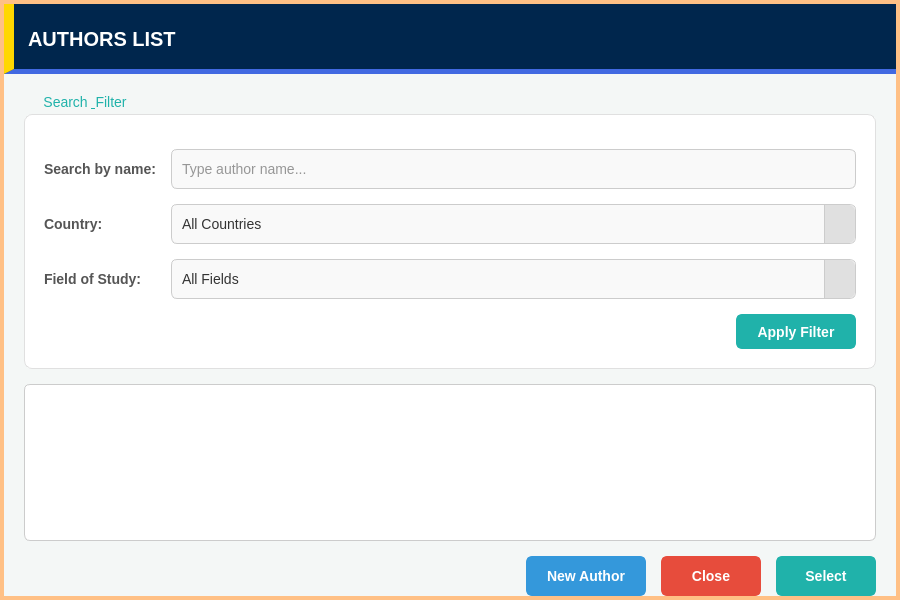
<?xml version="1.0" encoding="UTF-8"?>
<ui version="4.0">
 <class>ListOfAuthorsDialog</class>
 <widget class="QDialog" name="ListOfAuthorsDialog">
  <property name="geometry">
   <rect>
    <x>0</x>
    <y>0</y>
    <width>900</width>
    <height>600</height>
   </rect>
  </property>
  <property name="minimumSize">
   <size>
    <width>900</width>
    <height>600</height>
   </size>
  </property>
  <property name="windowTitle">
   <string>Author Browser</string>
  </property>
  <property name="styleSheet">
   <string notr="true">
/* --- CÀI ĐẶT CHUNG --- */
QDialog#ListOfAuthorsDialog {
    background-color: #f4f7f6;
    border: 4px solid #FFC085;
}
QWidget {
    font-family: &quot;Segoe UI&quot;, Arial, sans-serif;
    font-size: 14px;
}

/* --- GROUP BOX --- */
QGroupBox {
    background-color: #ffffff;
    border: 1px solid #e0e0e0;
    border-radius: 8px;
    margin-top: 20px;
    padding-top: 25px;
    padding-bottom: 10px;
    padding-left: 10px;
    padding-right: 10px;
}
QGroupBox::title {
    subcontrol-origin: margin;
    subcontrol-position: top left;
    padding: 0 5px;
    color: #20B2AA;
    font-weight: bold;
    left: 10px;
    top: 0px;
}

/* --- INPUTS &amp; LABELS --- */
QLabel {
    color: #555555;
    font-weight: bold;
}
QLineEdit {
    background-color: #f9f9f9;
    border: 1px solid #cccccc;
    border-radius: 6px;
    padding: 8px;
    color: #333333;
}
QLineEdit:focus {
    background-color: #ffffff;
    border: 2px solid #20B2AA;
}

/* --- COMBOBOX (Tùy chỉnh để nổi bật danh sách) --- */
QComboBox {
    background-color: #f9f9f9;
    border: 1px solid #cccccc;
    border-radius: 6px;
    padding: 8px;
    padding-right: 30px; /* Chừa chỗ cho mũi tên */
    color: #333333;
}
QComboBox:focus, QComboBox:on { /* Khi click vào */
    background-color: #ffffff;
    border: 2px solid #20B2AA;
}

/* Tạo nút mũi tên bên phải nổi bật */
QComboBox::drop-down {
    subcontrol-origin: padding;
    subcontrol-position: top right;
    width: 30px;
    border-left-width: 1px;
    border-left-color: #cccccc;
    border-left-style: solid;
    border-top-right-radius: 6px;
    border-bottom-right-radius: 6px;
    background-color: #e0e0e0; /* Nền xám cho nút mũi tên */
}
QComboBox::drop-down:hover {
    background-color: #d0d0d0;
}
QComboBox::down-arrow {
    width: 10px;
    height: 10px;
    /* Qt tự vẽ mũi tên đen, hoặc bạn có thể chèn ảnh vào đây */
}

/* Phần danh sách xổ xuống (Popup List) */
QComboBox QAbstractItemView {
    background-color: #ffffff;
    border: 2px solid #20B2AA; /* Viền xanh ngọc bao quanh list */
    selection-background-color: #e0f2f1; /* Nền xanh nhạt khi hover item */
    selection-color: #004d40; /* Chữ đậm khi hover item */
    outline: 0;
    padding: 5px;
}

/* --- LIST VIEW CHÍNH --- */
QListView {
    background-color: #ffffff;
    border: 1px solid #cccccc;
    border-radius: 6px;
    padding: 10px;
    outline: 0;
}
QListView::item {
    padding: 8px;
    border-bottom: 1px solid #eeeeee;
}
QListView::item:selected {
    background-color: #e0f2f1;
    color: #004d40;
    border-radius: 4px;
}
   </string>
  </property>
  <layout class="QVBoxLayout" name="verticalLayout">
   <property name="spacing">
    <number>0</number>
   </property>
   <property name="leftMargin">
    <number>4</number>
   </property>
   <property name="topMargin">
    <number>4</number>
   </property>
   <property name="rightMargin">
    <number>4</number>
   </property>
   <property name="bottomMargin">
    <number>4</number>
   </property>
   <item>
    <widget class="QWidget" name="headerContainer" native="true">
     <property name="minimumSize">
      <size>
       <width>0</width>
       <height>70</height>
      </size>
     </property>
     <property name="styleSheet">
      <string notr="true">QWidget#headerContainer{background-color:#00264d;border-bottom:5px solid #4169E1;border-left:10px solid #FFD700;}</string>
     </property>
     <layout class="QHBoxLayout" name="horizontalLayout_Header">
      <item>
       <widget class="QLabel" name="labelHeader">
        <property name="styleSheet">
         <string notr="true">color:#ffffff;font-weight:900;font-size:20px;background:transparent;padding-left:10px;</string>
        </property>
        <property name="text">
         <string>AUTHORS LIST</string>
        </property>
        <property name="alignment">
         <set>Qt::AlignmentFlag::AlignLeading|Qt::AlignmentFlag::AlignLeft|Qt::AlignmentFlag::AlignVCenter</set>
        </property>
       </widget>
      </item>
     </layout>
    </widget>
   </item>
   <item>
    <layout class="QVBoxLayout" name="bodyLayout">
     <property name="spacing">
      <number>15</number>
     </property>
     <property name="leftMargin">
      <number>20</number>
     </property>
     <property name="topMargin">
      <number>20</number>
     </property>
     <property name="rightMargin">
      <number>20</number>
     </property>
     <item>
      <widget class="QGroupBox" name="groupFilter">
       <property name="title">
        <string>Search &amp; Filter</string>
       </property>
       <layout class="QGridLayout" name="gridLayout">
        <property name="spacing">
         <number>15</number>
        </property>
        <item row="0" column="0">
         <widget class="QLabel" name="labelSearch">
          <property name="text">
           <string>Search by name:</string>
          </property>
         </widget>
        </item>
        <item row="0" column="1">
         <widget class="QLineEdit" name="lineEditSearch">
          <property name="minimumSize">
           <size>
            <width>0</width>
            <height>40</height>
           </size>
          </property>
          <property name="placeholderText">
           <string>Type author name...</string>
          </property>
          <property name="clearButtonEnabled">
           <bool>true</bool>
          </property>
         </widget>
        </item>
        <item row="1" column="0">
         <widget class="QLabel" name="labelCountry">
          <property name="text">
           <string>Country:</string>
          </property>
         </widget>
        </item>
        <item row="1" column="1">
         <widget class="QComboBox" name="comboCountry">
          <property name="minimumSize">
           <size>
            <width>0</width>
            <height>40</height>
           </size>
          </property>
          <property name="cursor">
           <cursorShape>PointingHandCursor</cursorShape>
          </property>
          <property name="editable">
           <bool>true</bool>
          </property>
          <property name="insertPolicy">
           <enum>QComboBox::InsertPolicy::NoInsert</enum>
          </property>
          <item>
           <property name="text">
            <string>All Countries</string>
           </property>
          </item>
         </widget>
        </item>
        <item row="2" column="0">
         <widget class="QLabel" name="labelField">
          <property name="text">
           <string>Field of Study:</string>
          </property>
         </widget>
        </item>
        <item row="2" column="1">
         <widget class="QComboBox" name="comboField">
          <property name="minimumSize">
           <size>
            <width>0</width>
            <height>40</height>
           </size>
          </property>
          <property name="cursor">
           <cursorShape>PointingHandCursor</cursorShape>
          </property>
          <property name="editable">
           <bool>true</bool>
          </property>
          <item>
           <property name="text">
            <string>All Fields</string>
           </property>
          </item>
         </widget>
        </item>
        <item row="3" column="1">
         <layout class="QHBoxLayout" name="filterBtnLayout">
          <item>
           <spacer name="horizontalSpacer_2">
            <property name="orientation">
             <enum>Qt::Orientation::Horizontal</enum>
            </property>
            <property name="sizeHint" stdset="0">
             <size>
              <width>40</width>
              <height>20</height>
             </size>
            </property>
           </spacer>
          </item>
          <item>
           <widget class="QPushButton" name="btnApplyFilter">
            <property name="minimumSize">
             <size>
              <width>120</width>
              <height>35</height>
             </size>
            </property>
            <property name="cursor">
             <cursorShape>PointingHandCursor</cursorShape>
            </property>
            <property name="styleSheet">
             <string notr="true">QPushButton{background-color:#20B2AA;border:2px solid #20B2AA;border-radius:6px;color:white;font-weight:bold;}QPushButton:hover{background-color:#17a098;}QPushButton:pressed{background-color:#0e6b65;}</string>
            </property>
            <property name="text">
             <string>Apply Filter</string>
            </property>
            <property name="default">
             <bool>true</bool>
            </property>
           </widget>
          </item>
         </layout>
        </item>
       </layout>
      </widget>
     </item>
     <item>
      <widget class="QListView" name="listViewAuthors">
       <property name="font">
        <font>
         <family>Segoe UI</family>
         <pointsize>-1</pointsize>
        </font>
       </property>
       <property name="cursor" stdset="0">
        <cursorShape>PointingHandCursor</cursorShape>
       </property>
       <property name="alternatingRowColors">
        <bool>true</bool>
       </property>
       <property name="selectionMode">
        <enum>QAbstractItemView::SelectionMode::ExtendedSelection</enum>
       </property>
       <property name="selectionBehavior">
        <enum>QAbstractItemView::SelectionBehavior::SelectRows</enum>
       </property>
       <property name="spacing">
        <number>2</number>
       </property>
      </widget>
     </item>
     <item>
      <layout class="QHBoxLayout" name="actionLayout">
       <item>
        <spacer name="horizontalSpacer">
         <property name="orientation">
          <enum>Qt::Orientation::Horizontal</enum>
         </property>
         <property name="sizeHint" stdset="0">
          <size>
           <width>40</width>
           <height>20</height>
          </size>
         </property>
        </spacer>
       </item>
       <item>
        <widget class="QPushButton" name="btnNewAuthor">
         <property name="minimumSize">
          <size>
           <width>120</width>
           <height>40</height>
          </size>
         </property>
         <property name="cursor">
          <cursorShape>PointingHandCursor</cursorShape>
         </property>
         <property name="styleSheet">
          <string notr="true">QPushButton{background-color:#3498db;border:2px solid #3498db;border-radius:6px;color:white;font-weight:bold;}QPushButton:hover{background-color:#2980b9;}QPushButton:pressed{background-color:#1c5980;}</string>
         </property>
         <property name="text">
          <string>New Author</string>
         </property>
        </widget>
       </item>
       <item>
        <widget class="QPushButton" name="btnClose">
         <property name="minimumSize">
          <size>
           <width>100</width>
           <height>40</height>
          </size>
         </property>
         <property name="cursor">
          <cursorShape>PointingHandCursor</cursorShape>
         </property>
         <property name="styleSheet">
          <string notr="true">QPushButton{background-color:#e74c3c;border:2px solid #e74c3c;border-radius:6px;color:white;font-weight:bold;}QPushButton:hover{background-color:#c0392b;}QPushButton:pressed{background-color:#922b21;}</string>
         </property>
         <property name="text">
          <string>Close</string>
         </property>
        </widget>
       </item>
       <item>
        <widget class="QPushButton" name="okBtn">
         <property name="minimumSize">
          <size>
           <width>100</width>
           <height>40</height>
          </size>
         </property>
         <property name="cursor">
          <cursorShape>PointingHandCursor</cursorShape>
         </property>
         <property name="styleSheet">
          <string notr="true">QPushButton{background-color:#20B2AA;border:2px solid #20B2AA;border-radius:6px;color:white;font-weight:bold;}QPushButton:hover{background-color:#17a098;}QPushButton:pressed{background-color:#0e6b65;}</string>
         </property>
         <property name="text">
          <string>Select</string>
         </property>
        </widget>
       </item>
      </layout>
     </item>
    </layout>
   </item>
  </layout>
 </widget>
 <resources/>
 <connections>
  <connection>
   <sender>btnClose</sender>
   <signal>clicked()</signal>
   <receiver>ListOfAuthorsDialog</receiver>
   <slot>reject()</slot>
   <hints>
    <hint type="sourcelabel">
     <x>841</x>
     <y>570</y>
    </hint>
    <hint type="destinationlabel">
     <x>449</x>
     <y>299</y>
    </hint>
   </hints>
  </connection>
 </connections>
</ui>
